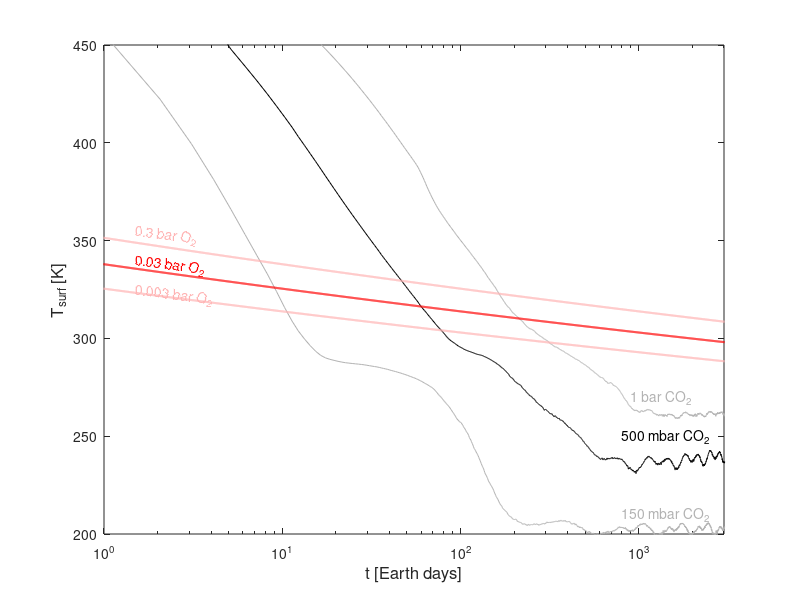

Recreate this plot in MATLAB.
%% plot_manganese_kinetics_figure.m
%
% Calculate manganese oxidation rates and compare with impactor data
%
% checked by RDW 13/2/20
%
% Data is from Hem (1981) Table 1 and Morgan (2005) Table 1

close all
clear all

Rstar     = 8.314462;        % ideal gas constant [J/K/mol]
time.d2s     = 86400;           % 1 Earth day [s]
time.y2sMars = 668.6*88775.244; % 1 Mars year [s]
% http://en.wikipedia.org/wiki/Timekeeping_on_Mars [s]

check_prm = 1; % check parametrization vs. existing results?

% Use Hem 1981 to get an activation energy for the reaction

% data for Reaction K17 from Hem (1981) Table 1
Ta = 37.4 + 273.15; % temperature [K]
Ka = 10^(-3.1);     % reaction coefficient [L/s/m2]

% data for Reaction K13 from Hem (1981) Table 1
Tb = 24.6 + 273.15; % temperature [K]
Kb = 10^(-4.42);    % reaction coefficient [L/s/m2]

% k = A*exp(-Ea/(R*T))
% k_a/k_b = exp(-(Ea/R)*(1/T_a - 1/T_b))
% log[k_b]-log[k_a] = (Ea/R)*(1/T_a - 1/T_b)
% Ea = R*(log[k_b]-log[k_a])/(1/T_a - 1/T_b) 

Ea = +Rstar*(log(Kb)-log(Ka))/(1/Ta-1/Tb); % activation energy of reaction [J/mol]

clear Ka Tb Kb

% Henry's Law coefficient for O2 [mol/kg/Pa]
% https://webbook.nist.gov/cgi/cbook.cgi?ID=C7782447&Units=SI&Mask=10#Solubility
KH0  = 1.3e-8; % mol/kg/Pa
T0   = 298.15; % K
KH   = @(T) KH0*exp(1700*(1./T - 1/T0));

% effective reaction rate at room temperature [1/M/s]
% From Morgan 2005 for a pH of 8 
% M is mol/L. 1 kg/L for H2O, so L & kg interchangeable here.
k_app0 = 1e-4;

% effective reaction rate vs temperature [L/mol/s]
k_app = @(T) k_app0*exp(-(Ea/Rstar)*(1./T-1/T0));

if(check_prm)
    
    % [L/mol/s]*[Pa]*[mol/kg/Pa]=[L/kg/s]=[1/s]

    T_test = 310; % test temperature [K]
    
    % baseline case (c.f. Morgan 2005 Table 1, last entry)
    pO2_earth  = 0.21*1e5; % pO2 [Pa]
    k_check    = k_app0*pO2_earth*KH0; % rate constant [1/s]
    tau_check  = 1/(k_check*time.d2s) % reaction time constant [days]
    
    % Henry's Law temperature variation only
    % this slows the reaction down b/c less dissolved oxygen
    k_check2   = k_app0*pO2_earth*KH(T_test); % rate constant [1/s]
    tau_check2 = 1/(k_check2*time.d2s) % reaction time constant [days]
    
    % all temperature variation
    k_check3   = k_app(T_test)*pO2_earth*KH(T_test); % rate constant [1/s]
    tau_check3 = 1/(k_check3*time.d2s) % reaction time constant [days]
    
end

% create anonymous function for tau_MnOx

tau_MnOx = @(T,pO2) 1./(k_app(T).*KH(T)*pO2); % manganese oxidation timescale [s]

% load Kathryn's 3D GCM impact modeling results

data = load('steakley_impact_results/temp_150mb_RAC_nomelt_bare.txt');
ta1  = data(:,1)*time.y2sMars; % time [s]
Ts1  = data(:,3); % surface temperature after 30 km impactor, 150 mbar atmosphere [K]

data = load('steakley_impact_results/temp_500mb_RAC_nomelt_bare.txt');
ta2  = data(:,1)*time.y2sMars; % time [s]
Ts2  = data(:,3); % surface temperature after 30 km impactor, 500 mbar atmosphere [K]

data = load('steakley_impact_results/temp_1bar_RAC_nomelt_bare.txt');
ta3  = data(:,1)*time.y2sMars; % time [s]
Ts3  = data(:,3); % surface temperature after 30 km impactor, 1 bar atmosphere [K]

% display results

% plot impactor temperature curves
semilogx(ta1/time.d2s,Ts1,'Color',[0.7 0.7 0.7]); hold on
plot(ta2/time.d2s,Ts2,'k')
plot(ta3/time.d2s,Ts3,'k','Color',[0.7 0.7 0.7])

% plot manganese reaction data
Ta = linspace(250,400,1e4); % temperature array [K]
pA = 3e2; % O2 partial pressure A [Pa]
pB = 3e3; % O2 partial pressure B [Pa]
pC = 3e4; % O2 partial pressure C [Pa]
plot(tau_MnOx(Ta,pA)/time.d2s,Ta,'Color',[1 0.7 0.7],'LineWidth',1.5)
plot(tau_MnOx(Ta,pB)/time.d2s,Ta,'Color',[1 0 0],'LineWidth',1.5)
plot(tau_MnOx(Ta,pC)/time.d2s,Ta,'Color',[1 0.7 0.7],'LineWidth',1.5)

% make labels etc.
rot_val = 352.5;
h = text(1.5,325,[num2str(pA/1e5) ' bar O_2'],'Color',[1 0.7 0.7]); set(h,'Rotation',rot_val)
h = text(1.5,340,[num2str(pB/1e5) ' bar O_2'],'Color',[1 0 0]); set(h,'Rotation',rot_val)
h = text(1.5,355,[num2str(pC/1e5) ' bar O_2'],'Color',[1 0.7 0.7]); set(h,'Rotation',rot_val)
h = text(8e2,210,'150 mbar CO_2','Color',[0.7 0.7 0.7]);
h = text(8e2,250,'500 mbar CO_2','Color','k');
h = text(9e2,270,'1 bar CO_2','Color',[0.7 0.7 0.7]);
xlabel('t [Earth days]','FontSize',12)
ylabel('T_{surf} [K]','FontSize',12)
axis tight
scatter(60.03,316.31,65,'bo','filled')
axis([1 3000 200 450])
